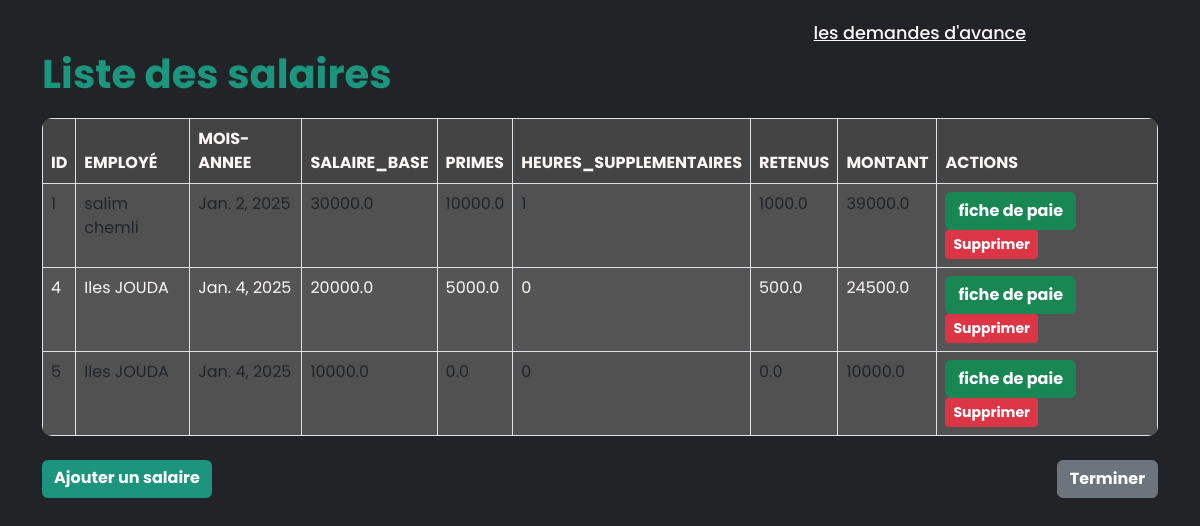
The app's page /acceuil-arh/salaires/, older data.
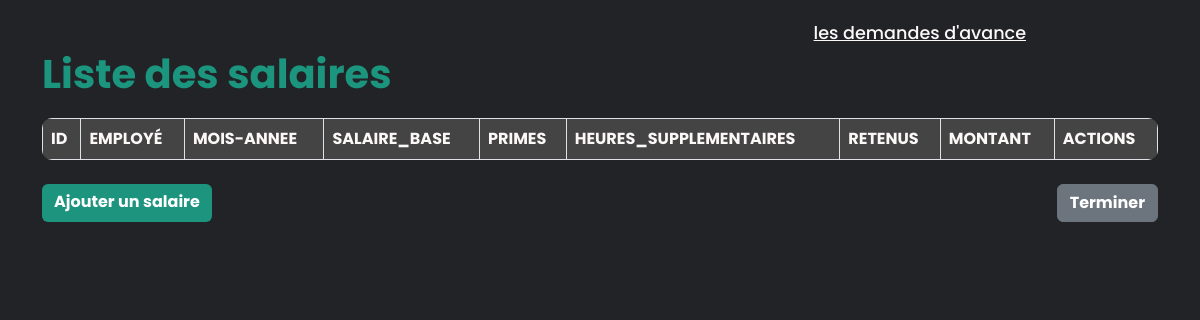
The same page, newer data.
### app1/models.py (models this page shows, shortened)
class Salaire(models.Model):
    mois_annee= models.DateField(default=timezone.now)
    salaire_base= models.FloatField(max_length=15)
    primes=models.FloatField(max_length=15)
    heures_supplementaires= models.IntegerField(default=0)
    retenus= models.FloatField(max_length=15)
    salaire_net= models.FloatField(max_length=20)
    Employe_salaire= models.ForeignKey(Employe, on_delete=models.CASCADE, related_name="salaires")

class Employe(models.Model):
    nom= models.CharField(max_length=20)
    prenom= models.CharField(max_length=20)
    date_de_naissance= models.DateField(default=timezone.now)
    date_aumbauche= models.DateField(default=timezone.now)
    adresse= models.CharField(max_length=30)
    Historique_professionnel= models.CharField(max_length=500)
    Service_Employe= models.ForeignKey(Service, on_delete=models.CASCADE)
    Competance_Employe=models.ManyToManyField(Competances, related_name="comp", blank=True)
    Employe_Formation= models.ManyToManyField(Formations, related_name="frm", blank=True)
    Employe_Utilisateur= models.OneToOneField(Utilisateur, on_delete=models.CASCADE, related_name="employe")
    photo_profil = models.ImageField(upload_to='profile_photos/', null=True, blank=True)
    def __str__(self):
        return f"{self.prenom} {self.nom}"

### app1/views.py (the view)
# urls.py: path('acceuil-arh/salaires/', views.liste_salaires, name='liste_salaires'),
def liste_salaires(request):
    salaires = Salaire.objects.all()
    return render(request, 'liste_salaires_ARH.html', {'salaires': salaires})

### app1/templates/liste_salaires_ARH.html (shortened to what this page needs)
<!DOCTYPE html>
<html lang="en">
    {% load static %}
<head>
    <link rel="stylesheet" href="{% static 'css/bootstrap.min.css' %}">
    <link href="https://cdn.jsdelivr.net/npm/remixicon@4.5.0/fonts/remixicon.css" rel="stylesheet" />
    <link rel="stylesheet" href="https://unpkg.com/boxicons@latest/css/boxicons.min.css">
</head>
<body>
    <header>
        <a href="{% url 'avance_salaire'%}" class="dm_salaire">les demandes d'avance</a>
    </header>
    <div class="container">
        <h1>Liste des salaires</h1>
        <table class="table table-bordered table-striped">
            <thead>
                <tr>
                    <th>ID</th>
                    <th>Employé</th>
                    <th>MOIS-ANNEE</th>
                    <th>Salaire_base</th>
                    <th>Primes</th>
                    <th>Heures_supplementaires</th>
                    <th>Retenus</th>
                    <th>Montant</th>
                    <th>Actions</th>
                </tr>
            </thead>
            <tbody>
                {% for salaire in salaires %}
                <tr>
                    <td>{{ salaire.id }}</td>
                    <td>{{ salaire.Employe_salaire}}</td>
                    <td>{{ salaire.mois_annee }}</td>
                    <td>{{ salaire.salaire_base }}</td>
                    <td>{{ salaire.primes }}</td>
                    <td>{{ salaire.heures_supplementaires }}</td>
                    <td>{{ salaire.retenus }}</td>
                    <td>{{ salaire.salaire_net }}</td>
                    <td><a href="{% url 'fiche_paie' salaire.id %}" class="btn btn-success" >fiche de paie</a>
                        <button class="btn btn-danger btn-sm" onclick="confirmDelete({{salaire.id}})">Supprimer</button>
                    </td>
                </tr>
                {% endfor %}
            </tbody>
        </table>
        <div class="d-flex justify-content-between mt-4">
            <a href="{% url 'ajouter_salaire' %}" class="btn btn-primary">Ajouter un salaire</a>
            <a href="{% url 'acceuil_arh' %}" class="btn btn-secondary">Terminer</a>
        </div>
    </div>
</body>
</html>

Row changes from the older to the newer data that the page shows:
removed Salaire: id "1", Employe_salaire "salim chemli", mois_annee "Jan. 2, 2025", salaire_base "30000.0", primes "10000.0", heures_supplementaires "1", retenus "1000.0", salaire_net "39000.0"
removed Salaire: id "4", Employe_salaire "Iles JOUDA", mois_annee "Jan. 4, 2025", salaire_base "20000.0", primes "5000.0", heures_supplementaires "0", retenus "500.0", salaire_net "24500.0"
removed Salaire: id "5", Employe_salaire "Iles JOUDA", mois_annee "Jan. 4, 2025", salaire_base "10000.0", primes "0.0", heures_supplementaires "0", retenus "0.0", salaire_net "10000.0"
